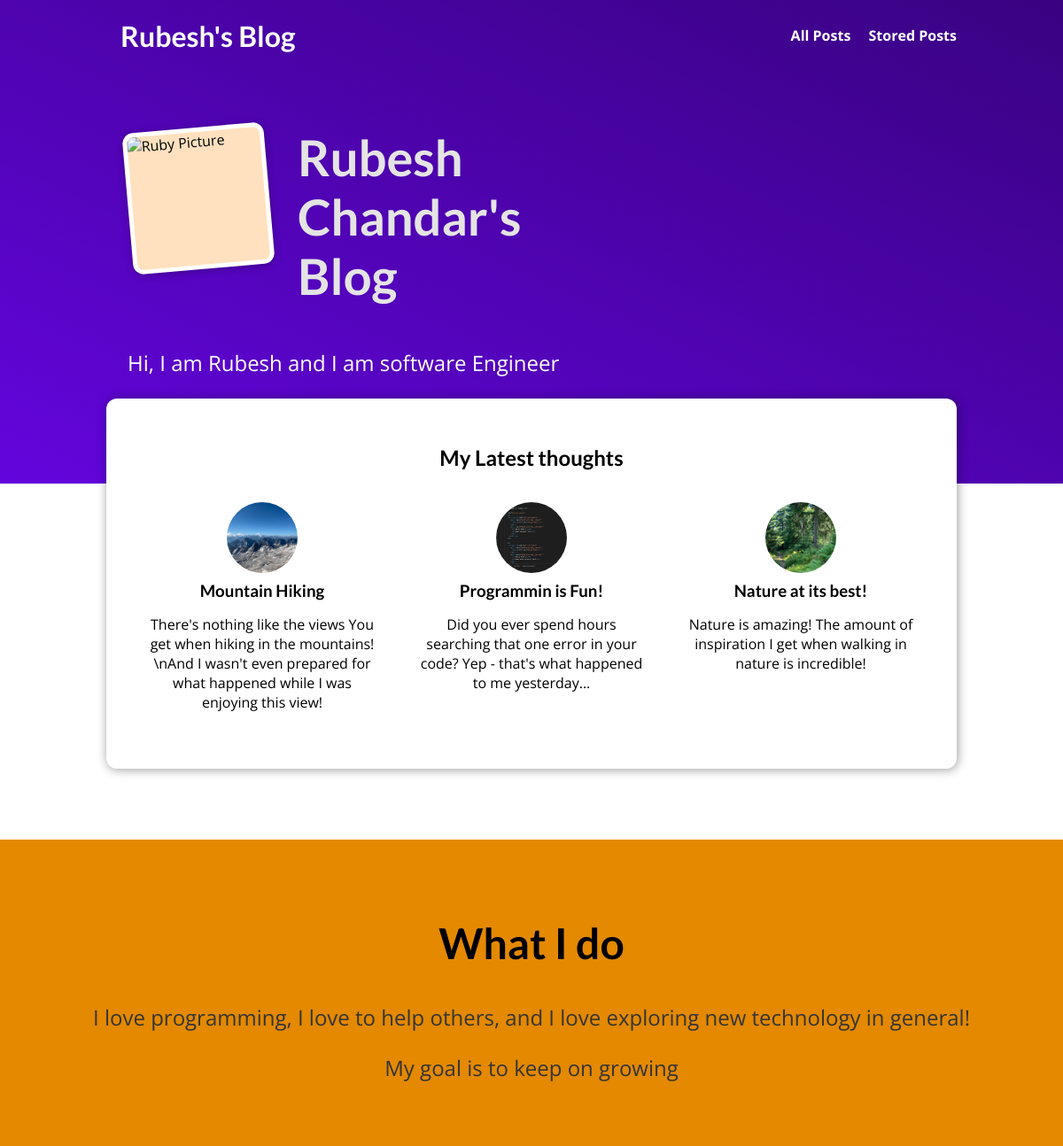
The page / on the database its author committed.
### blog/models.py (models this page shows, shortened)
class Post(models.Model):
    title = models.CharField(max_length=150)
    excerpt = models.CharField(max_length=200)
    image = models.ImageField(upload_to="posts", null=True)
    date = models.DateField(auto_now=True)
    slug = models.SlugField(unique=True, db_index=True, null=False)
    content = models.TextField(validators=[MinLengthValidator(10)])
    author = models.ForeignKey(
        Author, on_delete=models.SET_NULL, null=True, related_name="post")
    tags = models.ManyToManyField(Tag)

### blog/views.py (the view)
# urls.py: path("", views.StartingPageView.as_view(), name="starting-page"),
class StartingPageView(ListView):
    template_name = "blog/index.html"
    model = Post
    context_object_name = "posts"
    ordering = ["-date"]
    def get_queryset(self):
        queryset = super().get_queryset()
        data = queryset[:3]
        return data

### blog/templates/blog/index.html (shortened to what this page needs)
{% extends "base.html" %}
{% load static %}
{% block css_styles %}
<link rel="stylesheet" href="{% static "blog/index.css"%}">
<link rel="stylesheet" href="{% static "blog/post.css"%}">
{% endblock css_styles %}
{% block content %}
<section id="welcome">
<header>
    <img src="{%static "blog/images/ruby.png"%}" alt="Ruby Picture">
    <h2>Rubesh Chandar's Blog</h2>
</header>
<p>Hi, I am Rubesh and I am software Engineer</p>
</section>
<section id="latest-posts">
    <h2>My Latest thoughts</h2>
<ul>
    {% for post in posts %}
        {% include "blog/post.html" %}
    {% endfor %}
</ul>
</section>
<section id="about">
    <h2>What I do</h2>
    <p>
        I love programming, I love to help others,
        and I love exploring new technology in general!
    </p>
    <p>
        My goal is to keep on growing
    </p>
</section>
{% endblock content %}

### blog/templates/blog/post.html
<li>
    <article class="post">
        <a href="{% url "post-detail-page" post.slug %}">
            <img src="{{ post.image.url }}" alt="{{post.title}}">
            <div class="post__content">
                <h3>{{post.title}}</h3>
                <p>
                    {{post.excerpt}}
                </p>
            </div>
        </a>
    </article>
</li>

### static/app.css (style rules this page uses)
* { box-sizing: border-box; }
html { font-family: 'Open Sans', 'Lato', sans-serif; }
body { margin: 0; }
h1, h2, h3 { font-family: 'Lato', sans-serif; font-weight: bold; }

### blog/static/blog/index.css (style rules this page uses)
#welcome { background: linear-gradient(to right top, #6305dd, #390281); padding: 6rem 12%; }
#welcome header { display: flex; align-items: flex-start; margin: 3rem auto; }
#welcome img { width: 10rem; height: 10rem; object-fit: cover; object-position: top; border: 5px solid white; border-radius: 12px; background-color: #ffe1bf; transform: rotateZ(-5deg); box-shadow: 0 2px 8px rgba(0, 0, 0, 0.25); }
#welcome h2 { font-size: 3.5rem; margin: 0 0 0 2rem; color: #e4e4e4; width: 10rem; }
#welcome p { color: white; font-size: 1.5rem; }
#latest-posts { background-color: white; padding: 2rem; border-radius: 12px; width: 60rem; margin: -6rem auto 2rem auto; box-shadow: 1px 1px 12px rgba(0, 0, 0, 0.4); }
#latest-posts h2 { text-align: center; }
#latest-posts ul { list-style: none; margin: 0; padding: 0; display: flex; gap: 1rem; }
#latest-posts li { flex: 1; }
#about { text-align: center; padding: 3rem; background-color: #e48900; margin-top: 5rem; }
#about h2 { font-size: 3rem; }
#about p { font-size: 1.5rem; color: #353535; }

### blog/static/blog/post.css (style rules this page uses)
.post { display: flex; flex-direction: column; align-items: center; text-align: center; }
.post a { text-decoration: none; color: black; transition: all 0.2s ease; padding: 1rem; }
.post img { width: 5rem; height: 5rem; object-fit: cover; border-radius: 50%; }
.post h3 { margin: 0.25rem 0; }

### rows shown on the page
Post: image (picture), title "Mountain Hiking", excerpt "There's nothing like the views You get when hiking in the mountains! \\nAnd I wasn't even prepared for what happened while I was enjoying this view!"
Post: image (picture), title "Programmin is Fun!", excerpt "Did you ever spend hours searching that one error in your code? Yep - that's what happened to me yesterday..."
Post: image (picture), title "Nature at its best!", excerpt "Nature is amazing! The amount of inspiration I get when walking in nature is incredible!"
